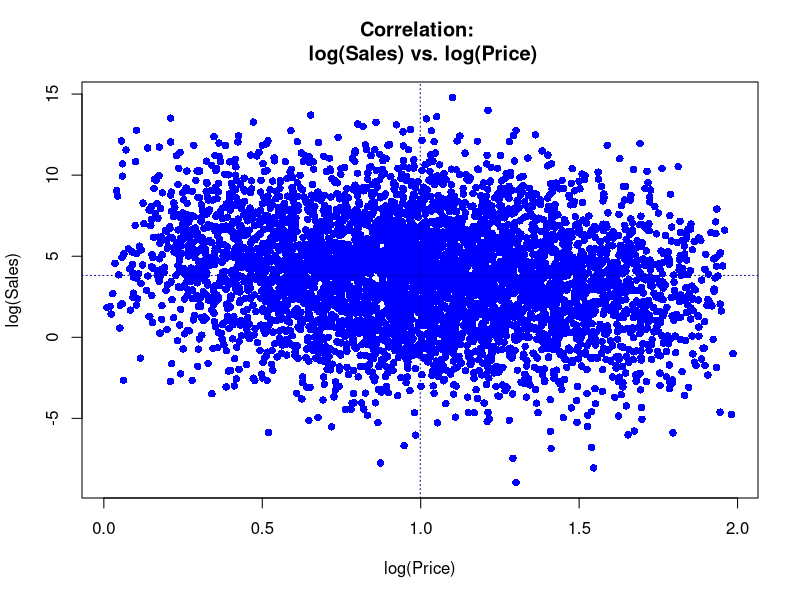
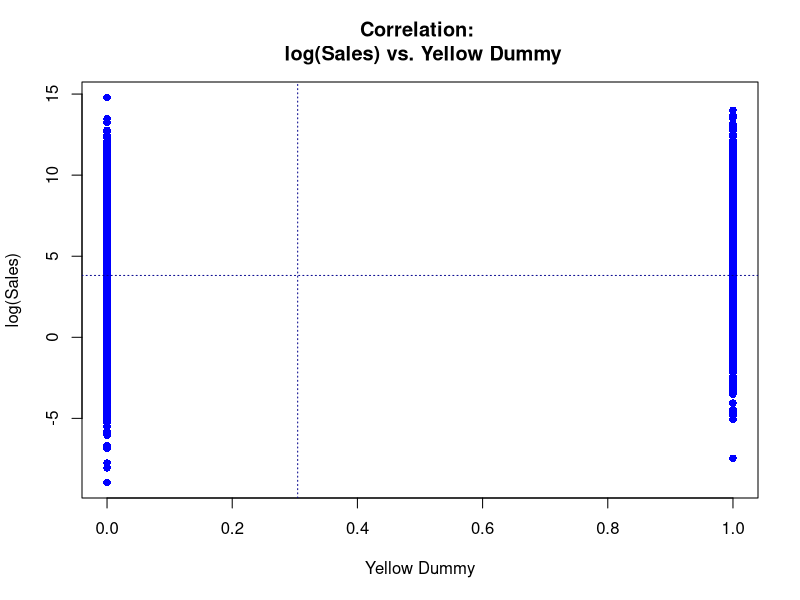
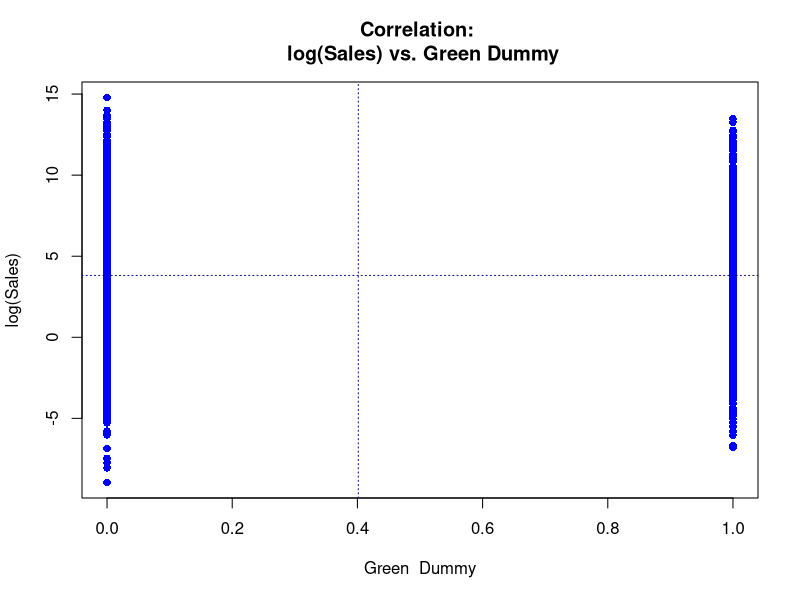
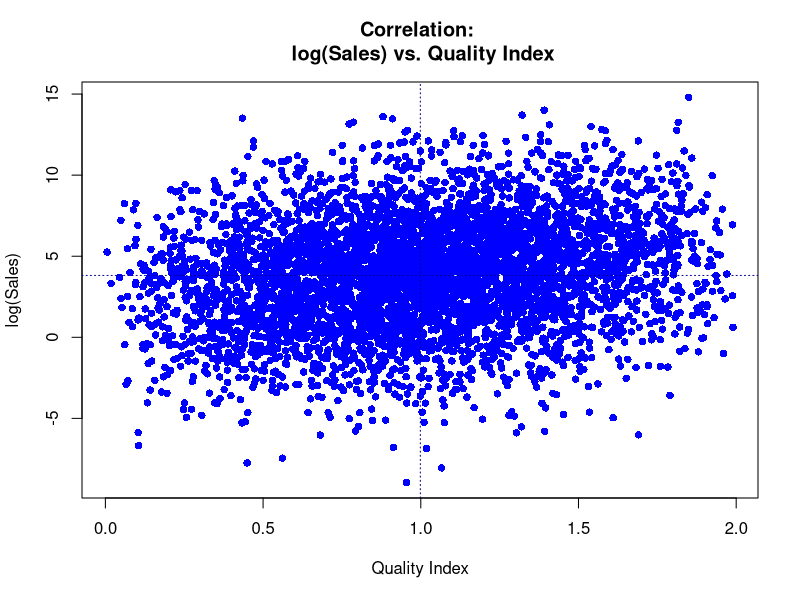
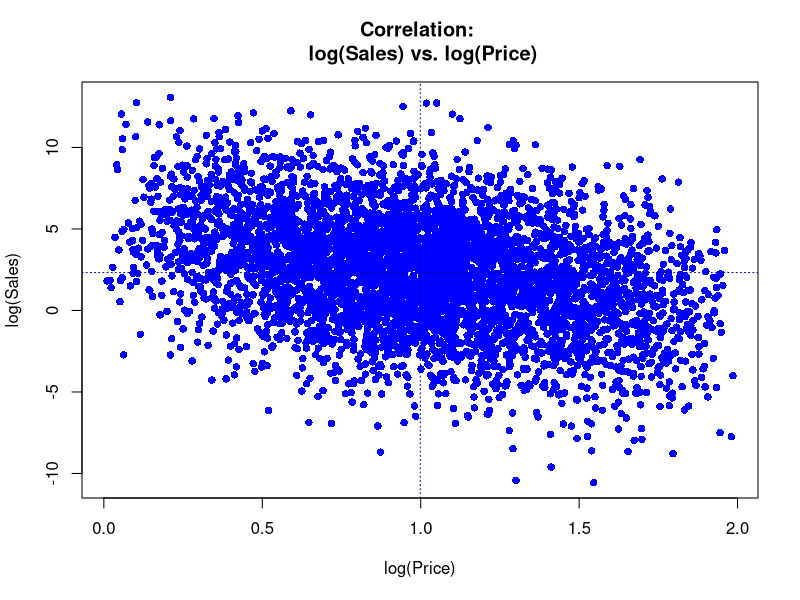
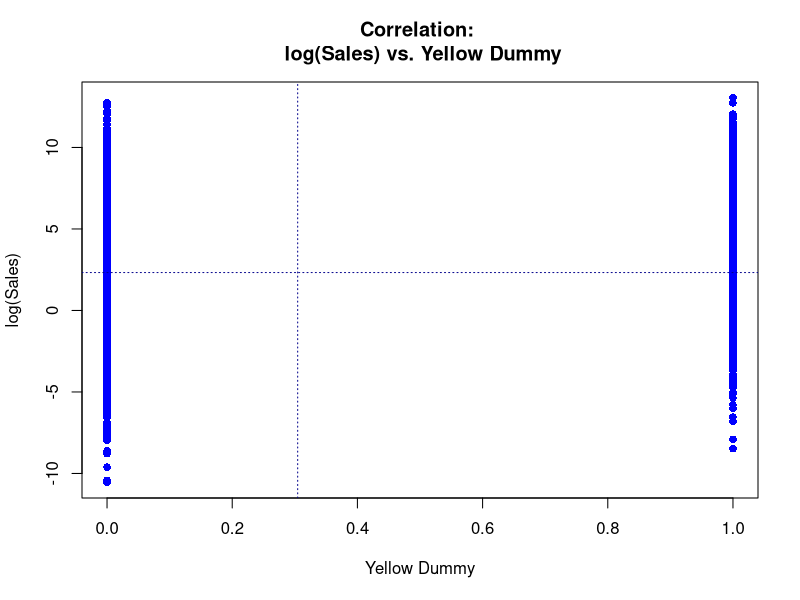
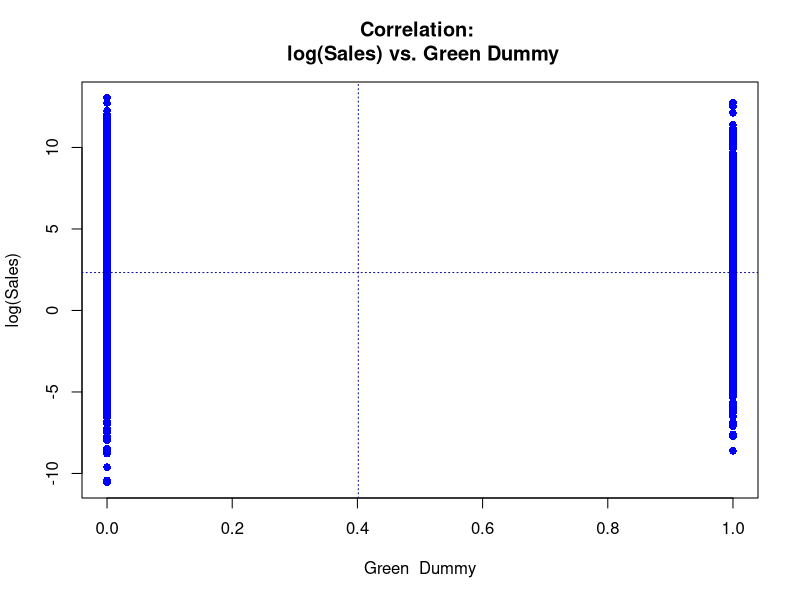
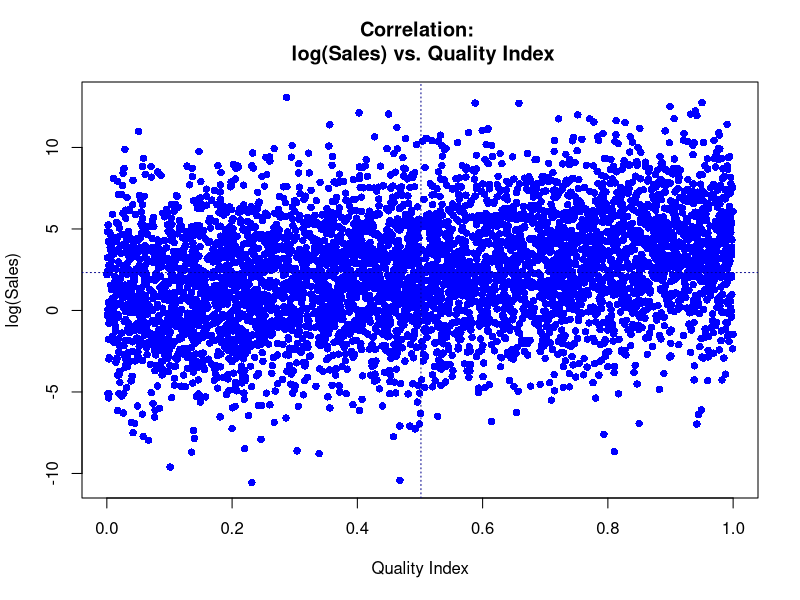

Generate these figures, in order, with R:
#### Homework #1 ####

set.seed(70311)

#### data generation

n = 5000  # number of observation
trueB = c(3,-3, 1.5, 0.7, 3)
err = rnorm(n,sd=3)  # error term simulation

u1 = runif(n)
u2 = runif(n)
u3 = runif(n)
u4 = runif(n)

################################# 1번 모형 ##########################################

logPr = u1 +  u2
quality = u3 + u2
dummy1 = (u4> 0.7)*1.0
dummy2 = ((u4<0.7)&(u4>0.3))*1.0

logQ= trueB[1] + trueB[2]*logPr + trueB[3]*dummy1 + trueB[4]*dummy2 + trueB[5]*quality + err

summary(cbind(logQ,logPr, dummy1, dummy2,quality))

#### plotting 

plot(x=logPr, y=logQ, col="blue", main="Correlation: \n log(Sales) vs. log(Price)",
     xlab="log(Price)", ylab = "log(Sales)", pch=16)
abline(h=mean(logQ),col="dark blue",lty="dotted")
abline(v=mean(logPr),col="dark blue",lty="dotted")


plot(x=dummy1, y=logQ, col="blue", main="Correlation: \n log(Sales) vs. Yellow Dummy",
     xlab="Yellow Dummy", ylab = "log(Sales)", pch=16)
abline(h=mean(logQ),col="dark blue",lty="dotted")
abline(v=mean(dummy1),col="dark blue",lty="dotted")

plot(x=dummy2, y=logQ, col="blue", main="Correlation: \n log(Sales) vs. Green Dummy",
     xlab="Green  Dummy", ylab = "log(Sales)", pch=16)
abline(h=mean(logQ),col="dark blue",lty="dotted")
abline(v=mean(dummy2),col="dark blue",lty="dotted")

plot(x=quality, y=logQ, col="blue", main="Correlation: \n log(Sales) vs. Quality Index",
     xlab="Quality Index", ylab = "log(Sales)", pch=16)
abline(h=mean(logQ),col="dark blue",lty="dotted")
abline(v=mean(quality),col="dark blue",lty="dotted")

#### regression output

regout_full = lm(logQ ~ logPr+dummy1+dummy2+quality)
print(summary(regout_full))

regout_short = lm(logQ ~ logPr+dummy1+dummy2)
print(summary(regout_short))

#### correlation matrix

corrout = cor(cbind(logQ,logPr, dummy1, dummy2,quality))
print(round(corrout,digits=4))


################################# 2번 모형 ##########################################

logPr = u1 +  u2
quality = u3 
dummy1 = (u4> 0.7)*1.0
dummy2 = ((u4<0.7)&(u4>0.3))*1.0

logQ2= trueB[1] + trueB[2]*logPr + trueB[3]*dummy1 + trueB[4]*dummy2 + trueB[5]*quality + err

summary(cbind(logQ2,logPr, dummy1, dummy2,quality))

#### plotting 

plot(x=logPr, y=logQ2, col="blue", main="Correlation: \n log(Sales) vs. log(Price)",
     xlab="log(Price)", ylab = "log(Sales)", pch=16)
abline(h=mean(logQ2),col="dark blue",lty="dotted")
abline(v=mean(logPr),col="dark blue",lty="dotted")


plot(x=dummy1, y=logQ2, col="blue", main="Correlation: \n log(Sales) vs. Yellow Dummy",
     xlab="Yellow Dummy", ylab = "log(Sales)", pch=16)
abline(h=mean(logQ2),col="dark blue",lty="dotted")
abline(v=mean(dummy1),col="dark blue",lty="dotted")

plot(x=dummy2, y=logQ2, col="blue", main="Correlation: \n log(Sales) vs. Green Dummy",
     xlab="Green  Dummy", ylab = "log(Sales)", pch=16)
abline(h=mean(logQ2),col="dark blue",lty="dotted")
abline(v=mean(dummy2),col="dark blue",lty="dotted")

plot(x=quality, y=logQ2, col="blue", main="Correlation: \n log(Sales) vs. Quality Index",
     xlab="Quality Index", ylab = "log(Sales)", pch=16)
abline(h=mean(logQ2),col="dark blue",lty="dotted")
abline(v=mean(quality),col="dark blue",lty="dotted")

#### regression output

regout_full = lm(logQ2 ~ logPr+dummy1+dummy2+quality)
print(summary(regout_full))

regout_short = lm(logQ2 ~ logPr+dummy1+dummy2)
print(summary(regout_short))

#### correlation matrix

corrout = cor(cbind(logQ2,logPr, dummy1, dummy2,quality))
print(round(corrout,digits=4))
